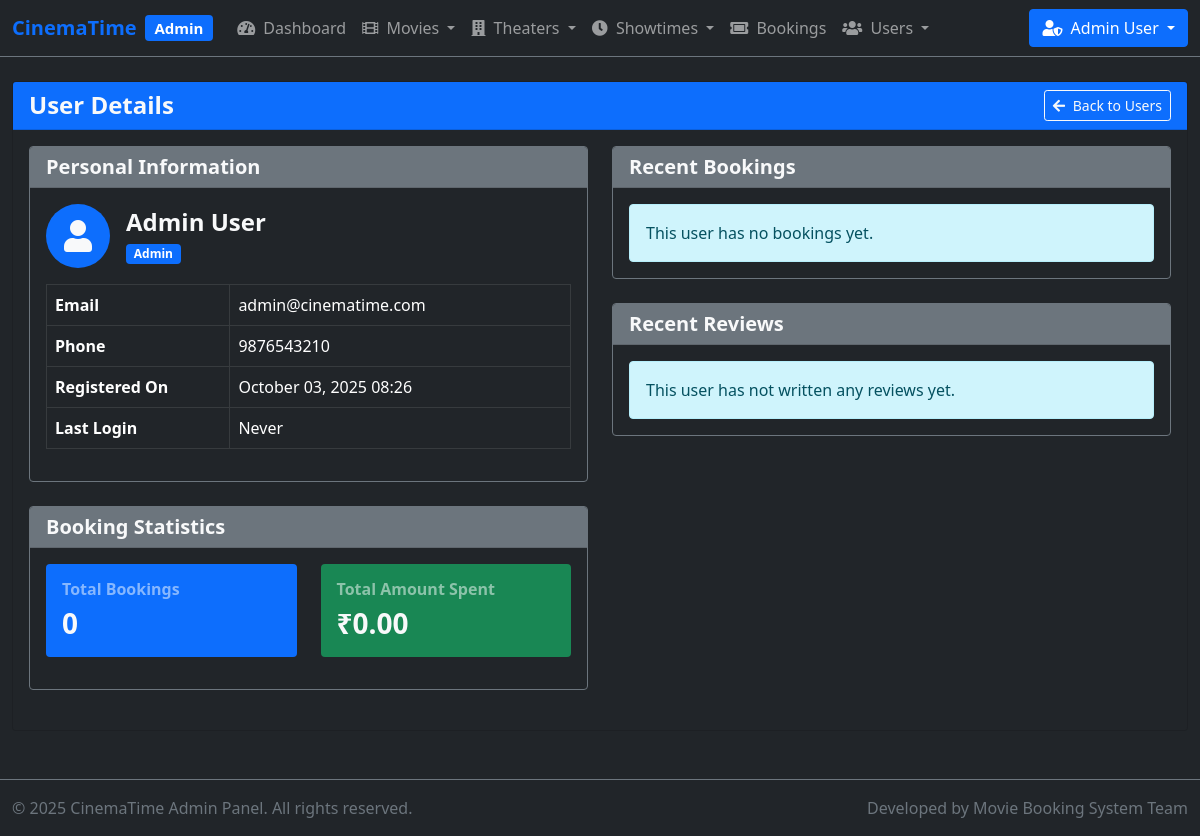
The page /admin/view_user.php?id=1 (signed in) on the database its author committed.
### tables this page shows
CREATE TABLE users (
    id INT AUTO_INCREMENT PRIMARY KEY,
    name VARCHAR(100) NOT NULL,
    email VARCHAR(100) NOT NULL UNIQUE,
    phone VARCHAR(20) NOT NULL,
    password VARCHAR(255) NOT NULL,
    role TINYINT DEFAULT 0 COMMENT '0: User, 1: Admin',
    created_at DATETIME NOT NULL,
    updated_at DATETIME,
    last_login DATETIME
);

### admin/view_user.php (the view, shortened to what this page needs)
<?php
require_once '../config/config.php';
$user_id = (int)$_GET['id'];
try {
    $stmt = $pdo->prepare("
        SELECT u.id, u.name, u.email, u.phone, u.role, u.created_at, u.updated_at, u.last_login
        FROM users u
        WHERE u.id = ?
    ");
    $stmt->execute([$user_id]);
    $user = $stmt->fetch();
    if (!$user) {
        $error = "User not found";
    } else {
        $stmt = $pdo->prepare("
            SELECT COUNT(*) as total_bookings, SUM(total_amount) as total_spent
            FROM bookings
            WHERE user_id = ? AND status = 'confirmed'
        ");
        $stmt->execute([$user_id]);
        $booking_stats = $stmt->fetch();
        $stmt = $pdo->prepare("
            SELECT b.id, b.booking_reference, b.total_amount, b.booking_date, b.status,
                   m.title as movie_title, m.poster as movie_poster,
                   s.date as showtime_date, s.time as showtime_time,
                   t.name as theater_name
            FROM bookings b
            JOIN showtimes s ON b.showtime_id = s.id
            JOIN movies m ON s.movie_id = m.id
            JOIN theaters t ON s.theater_id = t.id
            WHERE b.user_id = ?
            ORDER BY b.booking_date DESC
            LIMIT 5
        ");
        $stmt->execute([$user_id]);
        $recent_bookings = $stmt->fetchAll();
        $stmt = $pdo->prepare("
            SELECT r.id, r.rating, r.comment, r.created_at,
                   m.id as movie_id, m.title as movie_title, m.poster as movie_poster
            FROM ratings r
            JOIN movies m ON r.movie_id = m.id
            WHERE r.user_id = ?
            ORDER BY r.created_at DESC
            LIMIT 5
        ");
        $stmt->execute([$user_id]);
        $reviews = $stmt->fetchAll();
    }
} catch (PDOException $e) {
    $error = "Error fetching user details: " . $e->getMessage();
}
include_once '../includes/admin_header.php';
?>
<div class="container-fluid py-4">
    <div class="row mb-4">
        <div class="col-12">
            <div class="card bg-dark text-light">
                <div class="card-header bg-primary d-flex justify-content-between align-items-center">
                    <h4 class="card-title mb-0">User Details</h4>
                    <div>
                        <a href="manage_users.php" class="btn btn-outline-light btn-sm">
                            <i class="fas fa-arrow-left me-1"></i> Back to Users
                        </a>
                    </div>
                </div>                <div class="card-body">
                    <?php if (isset($error)): ?>
                        <div class="alert alert-danger"><?= htmlspecialchars($error) ?></div>
                    <?php else: ?>
                        <div class="row mb-4">
                            <div class="col-md-6">
                                <div class="card bg-dark border border-secondary mb-4">
                                    <div class="card-header bg-secondary">
                                        <h5 class="card-title mb-0">Personal Information</h5>
                                    </div>
                                    <div class="card-body">
                                        <div class="mb-3 d-flex align-items-center">
                                            <div class="avatar-placeholder bg-primary rounded-circle d-flex align-items-center justify-content-center me-3" style="width: 64px; height: 64px;">
                                                <i class="fas fa-user fa-2x"></i>
                                            </div>
                                            <div>
                                                <h4 class="mb-1"><?= htmlspecialchars($user['name']) ?></h4>
                                                <span class="badge <?= $user['role'] == 1 ? 'bg-primary' : 'bg-secondary' ?>">
                                                    <?= $user['role'] == 1 ? 'Admin' : 'User' ?>
                                                </span>
                                            </div>
                                        </div>
                                        <div class="row">
                                            <div class="col-md-12">
                                                <table class="table table-dark table-bordered">
                                                    <tr>
                                                        <th width="35%">Email</th>
                                                        <td><?= htmlspecialchars($user['email']) ?></td>
                                                    </tr>
                                                    <tr>
                                                        <th>Phone</th>
                                                        <td><?= htmlspecialchars($user['phone']) ?></td>
                                                    </tr>
                                                    <tr>
                                                        <th>Registered On</th>
                                                        <td><?= date('F d, Y H:i', strtotime($user['created_at'])) ?></td>
                                                    </tr>
                                                    <tr>
                                                        <th>Last Login</th>
                                                        <td><?= $user['last_login'] ? date('F d, Y H:i', strtotime($user['last_login'])) : 'Never' ?></td>
                                                    </tr>
                                                </table>
                                            </div>
                                        </div>
                                    </div>
                                </div>
                                <div class="card bg-dark border border-secondary">
                                    <div class="card-header bg-secondary">
                                        <h5 class="card-title mb-0">Booking Statistics</h5>
                                    </div>
                                    <div class="card-body">
                                        <div class="row">
                                            <div class="col-md-6 mb-3">
                                                <div class="stat-card bg-primary p-3 rounded">
                                                    <h6 class="text-white-50">Total Bookings</h6>
                                                    <h3 class="mb-0"><?= number_format($booking_stats['total_bookings'] ?? 0) ?></h3>
                                                </div>
                                            </div>
                                            <div class="col-md-6 mb-3">
                                                <div class="stat-card bg-success p-3 rounded">
                                                    <h6 class="text-white-50">Total Amount Spent</h6>
                                                    <h3 class="mb-0">₹<?= number_format($booking_stats['total_spent'] ?? 0, 2) ?></h3>
                                                </div>
                                            </div>
                                        </div>
                                    </div>
                                </div>
                            </div>
                            <div class="col-md-6">
                                <div class="card bg-dark border border-secondary mb-4">
                                    <div class="card-header bg-secondary d-flex justify-content-between align-items-center">
                                        <h5 class="card-title mb-0">Recent Bookings</h5>
                                    </div>
                                    <div class="card-body">
                                        <?php if (empty($recent_bookings)): ?>
                                            <div class="alert alert-info mb-0">This user has no bookings yet.</div>
                                        <?php endif; ?>
                                    </div>
                                </div>
                                <div class="card bg-dark border border-secondary">
                                    <div class="card-header bg-secondary">
                                        <h5 class="card-title mb-0">Recent Reviews</h5>
                                    </div>
                                    <div class="card-body">
                                        <?php if (empty($reviews)): ?>
                                            <div class="alert alert-info mb-0">This user has not written any reviews yet.</div>
                                        <?php endif; ?>
                                    </div>
                                </div>
                            </div>
                        </div>
                    <?php endif; ?>
                </div>
            </div>
        </div>
    </div>
</div>
<?php include_once '../includes/admin_footer.php'; ?>

### assets/css/style.css (style rules this page uses)
:root { --primary-color: #007bff; --primary-dark: #0056b3; --primary-light: #b8daff; --secondary-color: #6c757d; --dark-color: #212529; --light-color: #f8f9fa; --danger-color: #dc3545; --success-color: #28a745; --warning-color: #ffc107; --info-color: #17a2b8; --card-bg: #343a40; --body-bg: #121212; --border-color: #495057; --text-muted: #adb5bd; }
body { background-color: var(--body-bg); font-family: 'Segoe UI', Tahoma, Geneva, Verdana, sans-serif; min-height: 100vh; display: flex; flex-direction: column; }
h1, h2, h3, h4, h5, h6 { font-weight: 600; }
.stat-card { border-radius: 10px; padding: 20px; height: 100%; position: relative; overflow: hidden; transition: transform 0.3s ease; }

### rows shown on the page
users: name "Admin User", email "admin@cinematime.com", phone "9876543210", created_at "October 03, 2025 08:26"

### other values the page prints
SITE_NAME "CinemaTime"
$_SESSION['user_name'] "Admin User"
$booking_stats['total_bookings'] "0"
$booking_stats['total_spent'] "0.00"
